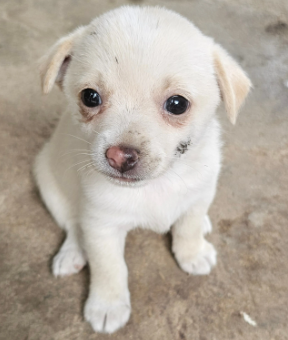
#> input picture Prac/Python/AI&OpenCV/1230/dog.png, 288 x 340 px, found by its file name
$ python 02.py   (older library calls are emulated)
#> lines starting #> are read from the running program, lines starting #| are printed output that depends on the picture
# 엣지 검출

# 엣지
# 픽셀 값의 급격한 변화 영역

# 발생 원인:
# - 물체의 경계
# - 텍스쳐의 경계
# - 깊이 불연속
# - 조명 변화

# 수학적 정의:
# 1차 미분의 극값(기울기가 최대인 점)
# 2차 미분의 영교차점(Zero Crossing)

# Sobel

# Scharr 연산자
# Sobel 연산자의 개선 버전, 회전 불변성을 향상시켜 더 정확한 기울기를 계산

# Sobel 문제점:
# 특정 각도(0, 45, 90, 135)의 엣지에만 최적화
# -> 다른 각도의 엣지는 정확도가 떨어짐

# Scharr X:         Scharr Y:
# [-3 0 3]         [-3 -10 -3]
# [-10 0 10]       [ 0   0  0]
# [-3 0 3]         [ 3  10  3]

# 정확도
# 회전 불변성
# 대신 3x3만

# 언제 Scharr를 사용하는가?
# 정밀한 엣지 방향 계산 필요
# 작은 각도 차이가 중요한 경우
# 회전 불변 특징 추출

# 언제 Sobel를 사용하는가?
# 일반적인 엣지 검출
# 더 큰 커널이 필요한 경우
# 속도보다 유연성

import cv2
import numpy as np

img = np.random.randint(50, 200, (200, 300), dtype=np.uint8)
# cv2.Scharr(src, ddepth, dx, dy)
scharr_x = cv2.Scharr(img, cv2.CV_64F, 1, 0)
scharr_y = cv2.Scharr(img, cv2.CV_64F, 0, 1)

magnitude = np.sqrt(scharr_x ** 2 + scharr_y ** 2)
magnitude = np.clip(magnitude, 0, 255).astype(np.uint8)

# Sobel과 비교
sobel_x = cv2.Sobel(img, cv2.CV_64F, 1, 0, ksize=3)
sobel_y = cv2.Sobel(img, cv2.CV_64F, 0, 1, ksize=3)
sobel_mag = np.sqrt(sobel_x ** 2 + sobel_y ** 2)

print(f'Scharr 최대: {magnitude.max()}')
print(f'Sobel 최대: {sobel_mag.max():.2f}')


# Laplacian

# LoG(Laplacian of Gaussian)
def laplacian_of_gaussian(img, sigma=1.0, ksize=5):
    '''LoG 적용'''
    gray = cv2.cvtColor(img, cv2.COLOR_BGR2GRAY) if len(
        img.shape) == 3 else img

    # 가우시안 블러
    blurred = cv2.GaussianBlur(gray, (ksize, ksize), sigma)

    # Laplacian
    laplacian = cv2.Laplacian(blurred, cv2.CV_64F)

    # 정규화
    log_result = cv2.normalize(
        np.abs(laplacian), None, 0, 255, cv2.NORM_MINMAX)

    return log_result.astype(np.uint8)


# img = np.random.randint(50, 200, (200, 300, 3), dtype=np.uint8)
img = cv2.imread('Prac/Python/AI&OpenCV/1230/dog.png')
#> img is the input picture: shape (340, 288, 3); mean B, G, R 157.8, 169.6, 179.4

sigmas = [0.5, 1.0, 2.0, 3.0]
results = []

for sigma in sigmas:
    result = laplacian_of_gaussian(img, sigma=sigma)
    results.append(result)
    print(f'sigma={sigma}: 엣지 픽셀 수 = {np.sum(result > 50)}')
#> this loop made 4 passes
#| sigma=0.5: 엣지 픽셀 수 = 372
#| sigma=1.0: 엣지 픽셀 수 = 232
#| sigma=2.0: 엣지 픽셀 수 = 1643
#| sigma=3.0: 엣지 픽셀 수 = 2893
#> pass 1, in laplacian_of_gaussian, `gray = cv2.cvtColor(img, cv2.COLOR_BGR2GRAY) if len( img.shape) == 3 e..`:
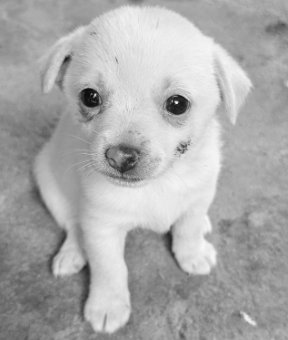
#> gray: shape (340, 288); min 9, max 249, mean 171.2
#> pass 1, in laplacian_of_gaussian, `laplacian = cv2.Laplacian(blurred, cv2.CV_64F)`:
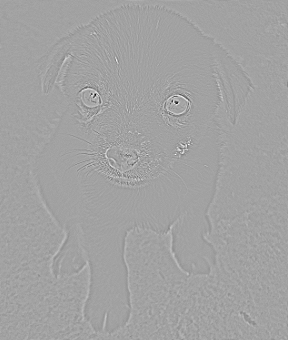
#> laplacian: shape (340, 288) float64; min -222, max 127, mean 0; drawn with min black and max white
#> pass 1, in laplacian_of_gaussian, `log_result = cv2.normalize( np.abs(laplacian), None, 0, 255, cv2.NORM_..`:
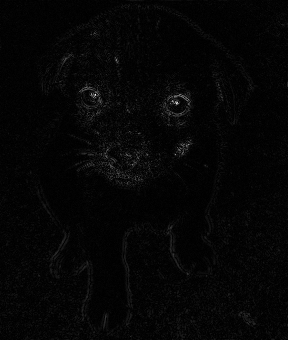
#> log_result: shape (340, 288) float64; min 0, max 255, mean 5.6
#> after the loop, results = 4 items

# 시각화
display = np.hstack(results)
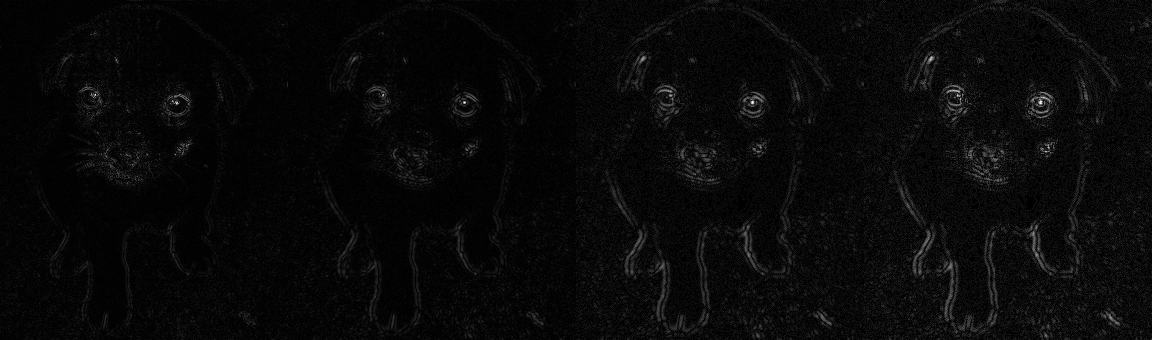
#> display: shape (340, 1152); min 0, max 255, mean 8.6
cv2.imshow('display', display)

cv2.waitKey(0)
cv2.destroyAllWindows()

# Canny Edge Deletion
# Canny 알고리즘 단계

# 최적의 엣지 검출 알고리즘
# 낮은 오류율: 실제 엣지만 검출, 가짜 엣지 최소화
# 정확한 위치: 엣지의 정확한 위치 찾기
# 단일 응답: 한나의 엣지에 하나의 응답만

# 5단계 알고리즘
# 1. 가우시안 블러(Gaussian Blur)
# - 목적: 노이즈 제거
# - 이유: 노이즈가 있으면 엣지로 오판

# 원본 (노이즈 포함):
# [100 250 105 110] <- 250은 노이즈
# 가우시안 블러 후:
# [100 120 110 110] <- 노이즈 완화됨


# 2. 그라디언트 계산(Gradient Calculation)
# - 목적: 엣지 크기와 방향 계산
# - 방법: Sobel로 X, Y 방향 기울기

# 3. 비최대 억제(Non-Maximum Supperssion, NMS)
# - 목적: 얇은 엣지 생성
# - 방법: 엣지 방향에서 최대값만 유지

# 4. 이중 임계값
# 목적: 엣지 분류
# 결과:
# - 강한 엣지: high  threshold 이상(확실한 엣지)
# - 약한 엣지: low - high threshold(애매한 엣지)
# - 비엣지: low threshold 이하

# 5. 히스테리시스(Hysteresis / Edge Tracking)
# 목적: 연결된 엣지만 유지
# 방법: 강한 엣지에 연결된 약한 엣지만 최종 엣지로 채택
